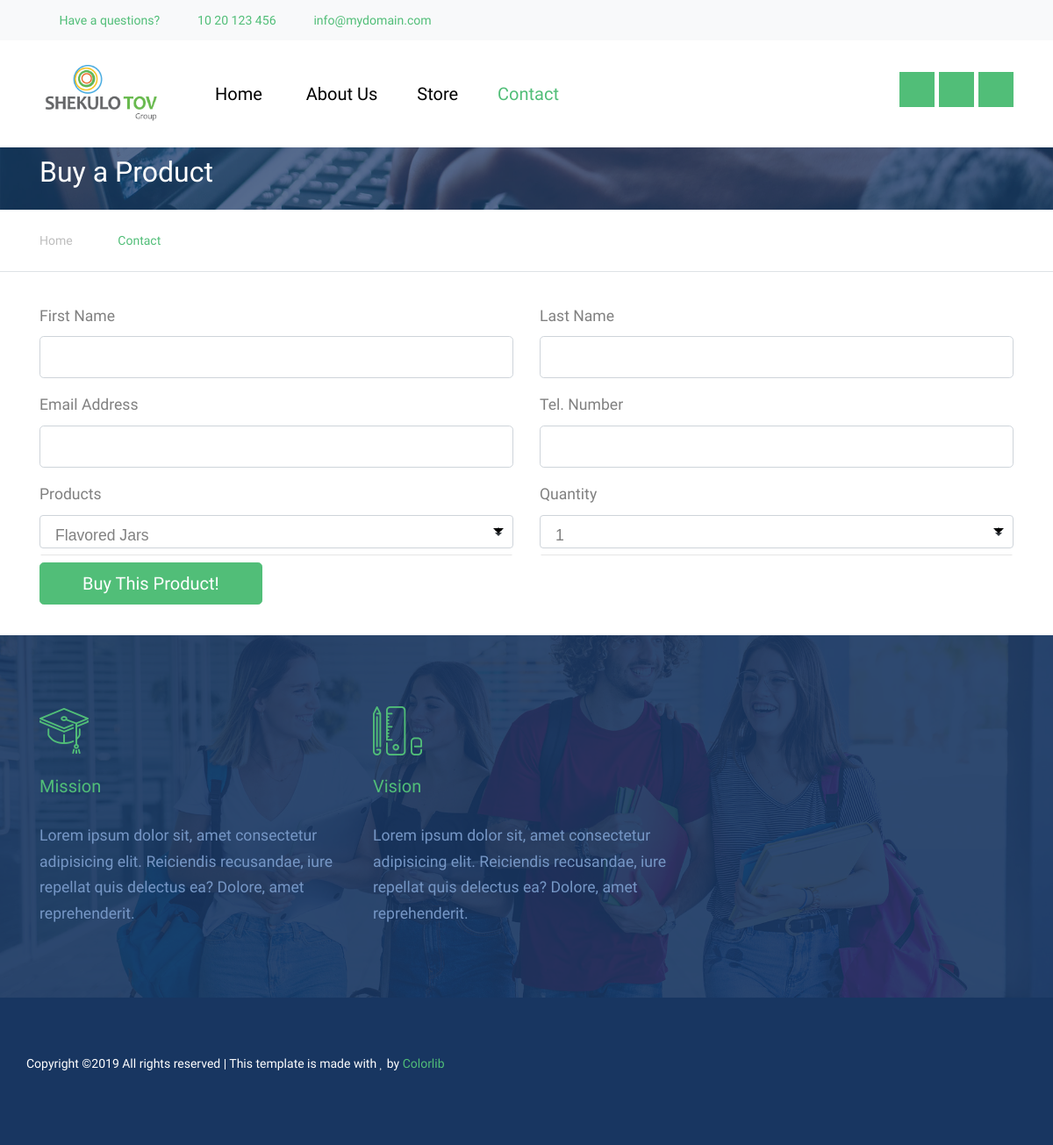
Page /buy on the earlier database version.
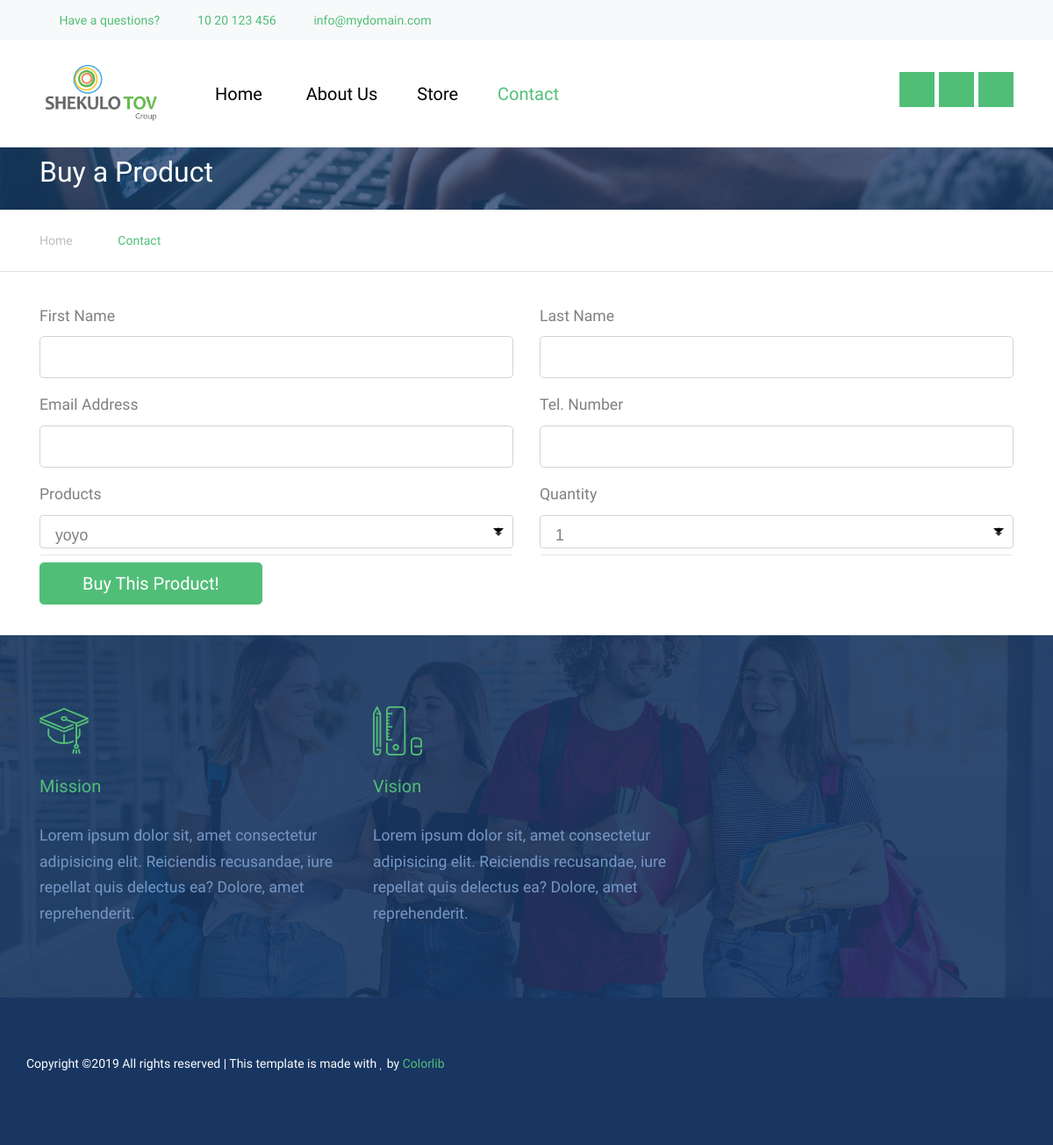
Same page on the later database version.
### model.py (models this page shows)
class Product(Base):
	__tablename__ = 'rating'
	product_id = Column(Integer, primary_key=True)
	picture_path = Column(String)
	name = Column(String)
	price = Column(Integer)

### app.py (the view)
@app.route('/buy')
def buy():
	ls = session.query(Product).all()
	return render_template("buy.html",ls = ls)

### templates/buy.html (shortened to what this page needs)
<!DOCTYPE html>
<html lang="en">
<head>
  <link rel="stylesheet" href="static/fonts/icomoon/style.css">
  <link rel="stylesheet" href="static/bootstrap.min.css">
  <link rel="stylesheet" href="static/jquery-ui.css">
  <link rel="stylesheet" href="static/owl.carousel.min.css">
  <link rel="stylesheet" href="static/owl.theme.default.min.css">
  <link rel="stylesheet" href="static/owl.theme.default.min.css">
  <link rel="stylesheet" href="static/jquery.fancybox.min.css">
  <link rel="stylesheet" href="static/bootstrap-datepicker.css">
  <link rel="stylesheet" href="static/fonts/flaticon/font/flaticon.css">
  <link rel="stylesheet" href="static/aos.css">
  <link href="static/jquery.mb.YTPlayer.min.css" media="all" rel="stylesheet" type="text/css">
  <link rel="stylesheet" href="static/style.css">
</head>
<body data-spy="scroll" data-target=".site-navbar-target" data-offset="300">
  <div class="site-wrap">
    <div class="py-2 bg-light">
      <div class="container">
        <div class="row align-items-center">
          <div class="col-lg-9 d-none d-lg-block">
            <a href="#" class="small mr-3"><span class="icon-question-circle-o mr-2"></span> Have a questions?</a>
            <a href="#" class="small mr-3"><span class="icon-phone2 mr-2"></span> 10 20 123 456</a>
            <a href="#" class="small mr-3"><span class="icon-envelope-o mr-2"></span> info@mydomain.com</a>
          </div>
          <div class="col-lg-3 text-right">
                    </div>
        </div>
      </div>
    </div>
       <header class="site-navbar py-4 js-sticky-header site-navbar-target" role="banner">
      <div class="container">
        <div class="d-flex align-items-center">
          <div class="site-logo">
            <a href="{{url_for('homepage')}}" class="d-block">
              <img src="static/images/logo_sheku.jpg" alt="Image" class="img-fluid" width="140px" height="105px" >
            </a>
          </div>
          <div class="mr-auto">
            <nav class="site-navigation position-relative text-right" role="navigation">
              <ul class="site-menu main-menu js-clone-nav mr-auto d-none d-lg-block">
                <li >
                  <a href="{{url_for('homepage')}}" class="nav-link text-left">Home</a>
                </li>
                <li>
                  <a href="{{url_for('about')}}" class="nav-link text-left">About Us</a>
                </li>
                <li>
                  <a href="{{url_for('store')}}" class="nav-link text-left">Store</a>
                </li>
                <li class="active">
                    <a href="{{url_for('contact')}}" class="nav-link text-left">Contact</a>
                  </li>
              </ul>
            </nav>
          </div>
          <div class="ml-auto">
            <div class="social-wrap">
              <a href="#"><span class="icon-facebook"></span></a>
              <a href="#"><span class="icon-twitter"></span></a>
              <a href="#"><span class="icon-linkedin"></span></a>
            </div>
          </div>
        </div>
      </div>
    </header>
    <div class="site-section ftco-subscribe-1 site-blocks-cover pb-4" style="background-image: url('images/bg_1.jpg')">
        <div class="container">
          <div class="row align-items-end">
            <div class="col-lg-7">
              <h2 class="mb-0">Buy a Product</h2>
            </div>
          </div>
        </div>
      </div>
    <div class="custom-breadcrumns border-bottom">
      <div class="container">
        <a href="index.html">Home</a>
        <span class="mx-3 icon-keyboard_arrow_right"></span>
        <span class="current">Contact</span>
      </div>
    </div>
<form method="post" action="/">
    <div class="site-section">
        <div class="container">
            <div class="row">
                <div class="col-md-6 form-group">
                    <label for="fname">First Name</label>
                    <input type="text" id="fname" class="form-control form-control-lg" name="name">
                </div>
                <div class="col-md-6 form-group">
                    <label for="lname">Last Name</label>
                    <input type="text" id="lname" class="form-control form-control-lg" name="family">
                </div>
            </div>
            <div class="row">
                <div class="col-md-6 form-group">
                    <label for="eaddress">Email Address</label>
                    <input type="text" id="eaddress" class="form-control form-control-lg" name="email">
                </div>
                <div class="col-md-6 form-group">
                    <label for="tel">Tel. Number</label>
                    <input type="text" id="tel" class="form-control form-control-lg" name="tel">
                </div>
            </div>
            <div class="row">
                <div class="col-md-6 form-group">
                  <label for="tel">Products</label> <br>
                  <div class="custom-select" style="width:540px; padding: 0;">
                    <select name="prod">
                      {%for product in ls%}
                        <option value="{{product.name}}" style="color: black;">{{product.name}}</option>
                      {%endfor%}
                    </select>
                  </div>
                </div>
                <div class="col-md-6 form-group">
                    <label for="tel">Quantity</label> <br>
                    <div class="custom-select" style="width:540px; padding: 0;">
                    <select name="quan">
                        <option value="1">1</option>
                    </select>
                  </div>
                </div>
            </div>
            <div class="row">
                <div class="col-12">
                    <input type="submit" value="Buy This Product!" class="btn btn-primary btn-lg px-5">
                </div>
            </div>
        </div>
    </div>
  </form>
    <div class="section-bg style-1" style="background-image: url('images/hero_1.jpg');">
        <div class="container">
          <div class="row">
            <div class="col-lg-4 col-md-6 mb-5 mb-lg-0">
              <span class="icon flaticon-mortarboard"></span>
              <h3>Mission</h3>
              <p>Lorem ipsum dolor sit, amet consectetur adipisicing elit. Reiciendis recusandae, iure repellat quis delectus ea? Dolore, amet reprehenderit.</p>
            </div>
            <div class="col-lg-4 col-md-6 mb-5 mb-lg-0">
              <span class="icon flaticon-school-material"></span>
              <h3>Vision</h3>
              <p>Lorem ipsum dolor sit, amet consectetur adipisicing elit. Reiciendis recusandae, iure repellat quis delectus ea?
                Dolore, amet reprehenderit.</p>
            </div>
          </div>
        </div>
      </div>
    <div class="footer">
      <div class="container">
        <div class="row">
                <p style="text-align: center;">
                    Copyright &copy;<script>document.write(new Date().getFullYear());</script> All rights reserved | This template is made with <i class="icon-heart" aria-hidden="true"></i> by <a href="https://colorlib.com" target="_blank" >Colorlib</a>
                    </p>
        </div>
      </div>
    </div>
  </div>
</body>
</html>

### static/style.css (style rules this page uses)
body { line-height: 1.7; color: gray; font-weight: 300; font-size: 1.1rem; }
a { -webkit-transition: .3s all ease; -o-transition: .3s all ease; transition: .3s all ease; }
h1, h2, h3, h4, h5, .h1, .h2, .h3, .h4, .h5 { font-family: "Muli", -apple-system, BlinkMacSystemFont, "Segoe UI", Roboto, "Helvetica Neue", Arial, sans-serif, "Apple Color Emoji", "Segoe UI Emoji", "Segoe UI Symbol", "Noto Color Emoji"; }
.site-wrap:before { display: none; -webkit-transition: .3s all ease-in-out; -o-transition: .3s all ease-in-out; transition: .3s all ease-in-out; background: rgba(0, 0, 0, 0.6); content: ""; position: absolute; z-index: 2000; top: 0; left: 0; right: 0; bottom: 0; opacity: 0; visibility: hidden; }
.site-section { padding: 2.5em 0; }
@media (min-width: 768px) { .site-section { padding: 2em 0; } }
.site-logo { position: relative; font-weight: 900; font-size: 1.3rem; }
.site-logo a { color: #000; }
.site-navbar { font-size: 20px; margin-bottom: 0px; z-index: 1999; position: absolute; width: 100%; }
.site-navbar .site-navigation .site-menu { margin-bottom: 0; }
.site-navbar .site-navigation .site-menu .active > a { color: #51be78; display: inline-block; padding: 5px 20px; }
.site-navbar .site-navigation .site-menu a { text-decoration: none !important; display: inline-block; }
.site-navbar .site-navigation .site-menu > li { display: inline-block; }
.site-navbar .site-navigation .site-menu > li > a { padding: 20px 20px; color: #000; display: inline-block; text-decoration: none !important; }
.site-mobile-menu .site-nav-wrap { padding: 0; margin: 0; list-style: none; position: relative; }
.site-mobile-menu .site-nav-wrap a { padding: 10px 20px; display: block; position: relative; color: #212529; }
.site-mobile-menu .site-nav-wrap li { position: relative; display: block; }
.site-mobile-menu .site-nav-wrap > li { display: block; position: relative; float: left; width: 100%; }
.site-mobile-menu .site-nav-wrap > li > a { padding-left: 20px; font-size: 20px; }
.sticky-wrapper + .site-blocks-cover { margin-top: 96px; }
.sticky-wrapper .site-navbar { -webkit-transition: .3s all ease; -o-transition: .3s all ease; transition: .3s all ease; background: #fff; }
.sticky-wrapper .site-navbar .site-logo a { color: #000; }
.sticky-wrapper .site-navbar .site-menu > li { display: inline-block; }
.custom-breadcrumns { padding: 20px 0; }
.custom-breadcrumns span, .custom-breadcrumns a { font-size: 14px; }
.custom-breadcrumns a { display: inline-block; color: #bdbdbd; }
.custom-breadcrumns .current { color: #51be78; }
.section-bg { background-size: cover; background-position: center; background-repeat: no-repeat; padding: 4rem 0; }
.section-bg.style-1 { position: relative; }
.section-bg.style-1:before { content: ""; position: absolute; top: 0; left: 0; right: 0; bottom: 0; background: #183661; opacity: .9; z-index: 0; }
.section-bg.style-1 > .container { z-index: 2; }
.section-bg.style-1 .icon { font-size: 3.5rem; color: #51be78; }
.section-bg.style-1 h3 { font-size: 20px; color: #51be78; margin-bottom: 30px; }
.section-bg.style-1 p { color: #7697c6; }
.social-wrap a { display: inline-block; width: 40px; height: 40px; background: #51be78; position: relative; }
.social-wrap a > span { position: absolute; color: #fff; left: 50%; top: 50%; -webkit-transform: translate(-50%, -50%); -ms-transform: translate(-50%, -50%); transform: translate(-50%, -50%); }
.footer { padding: 4rem 0; background: #183661; font-size: 14px; color: #fff; }
.ftco-subscribe-1 { background-size: cover; background-position: center center; background-repeat: no-repeat; position: relative; }
.ftco-subscribe-1:before { position: absolute; content: ""; background: #183661; opacity: .7; z-index: 1; top: 0; left: 0; right: 0; bottom: 0; }
.ftco-subscribe-1 > .container { position: relative; z-index: 2; }
.ftco-subscribe-1 > .container h2, .ftco-subscribe-1 > .container p { color: #fff; }
.custom-select { position: relative; font-family: Arial; }
.custom-select select { display: none; }

Differences in the rows shown:
changed Product: name "Flavored Jars" → "yoyo"
